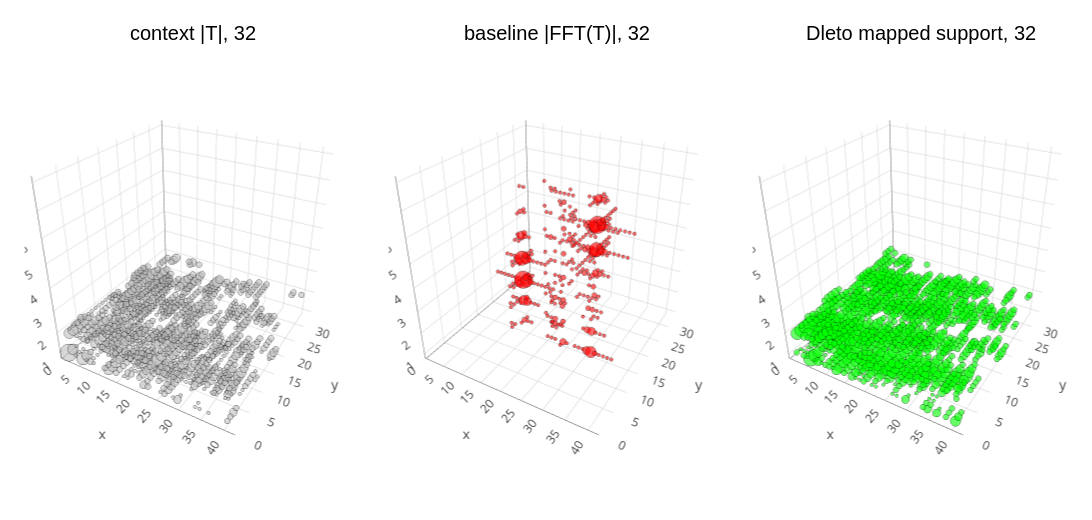

The notebook cell this image was saved under:
### Code cell
# Three-tensor view with OpenDleto plot_tensor (32 increments)
A32 = abs.(T32) ./ maximum(abs, T32)
F32 = abs.(F32_3d) ./ maximum(abs, F32_3d)
D32 = abs.(Tdleto32) ./ maximum(abs, Tdleto32)

thr = 0.2
p1 = plot_tensor(A32, thr;
    title = "context |T|, 32", xlabel = "15N", ylabel = "13C'", zlabel = "1H", color = :gray45)
p2 = plot_tensor(F32, thr;
    title = "baseline |FFT(T)|, 32", xlabel = "15N freq", ylabel = "13C' freq", zlabel = "1H freq", color = :red3)
p3 = plot_tensor(D32, thr;
    title = "Dleto mapped support, 32", xlabel = "15N", ylabel = "13C'", zlabel = "1H", color = :green3)

plot(p1, p2, p3; layout = (1, 3), size = (1650, 520))
